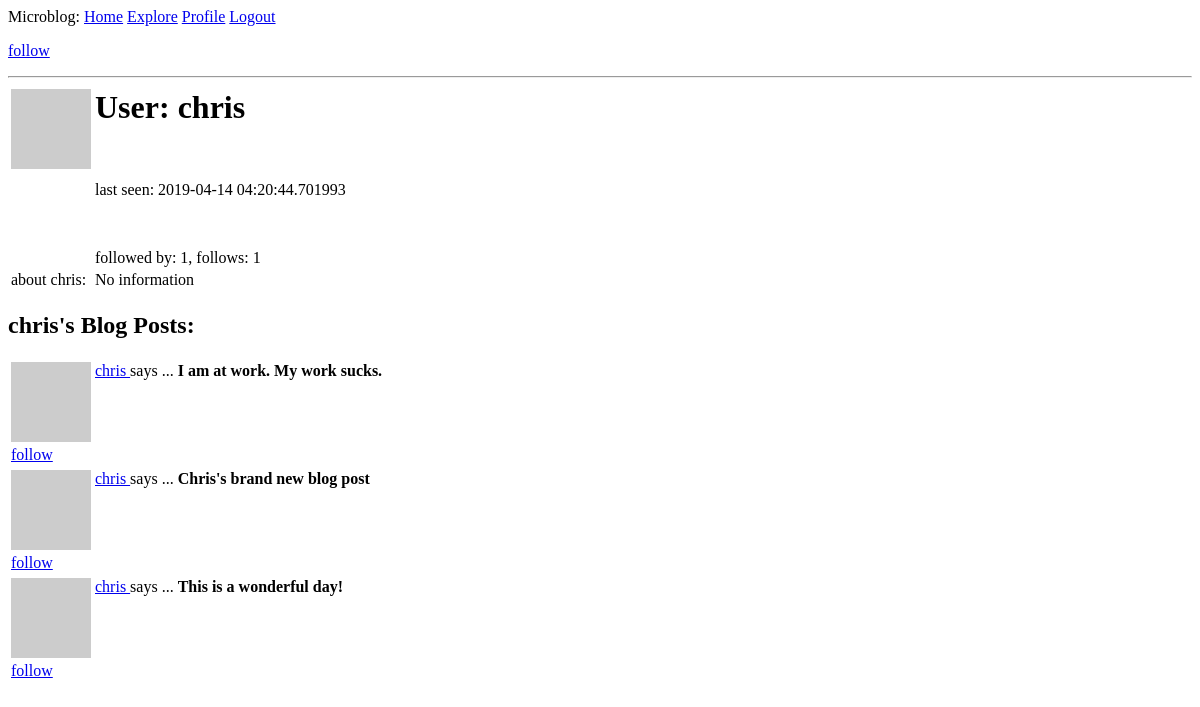
Before: /user/chris (signed in) with the older database file.
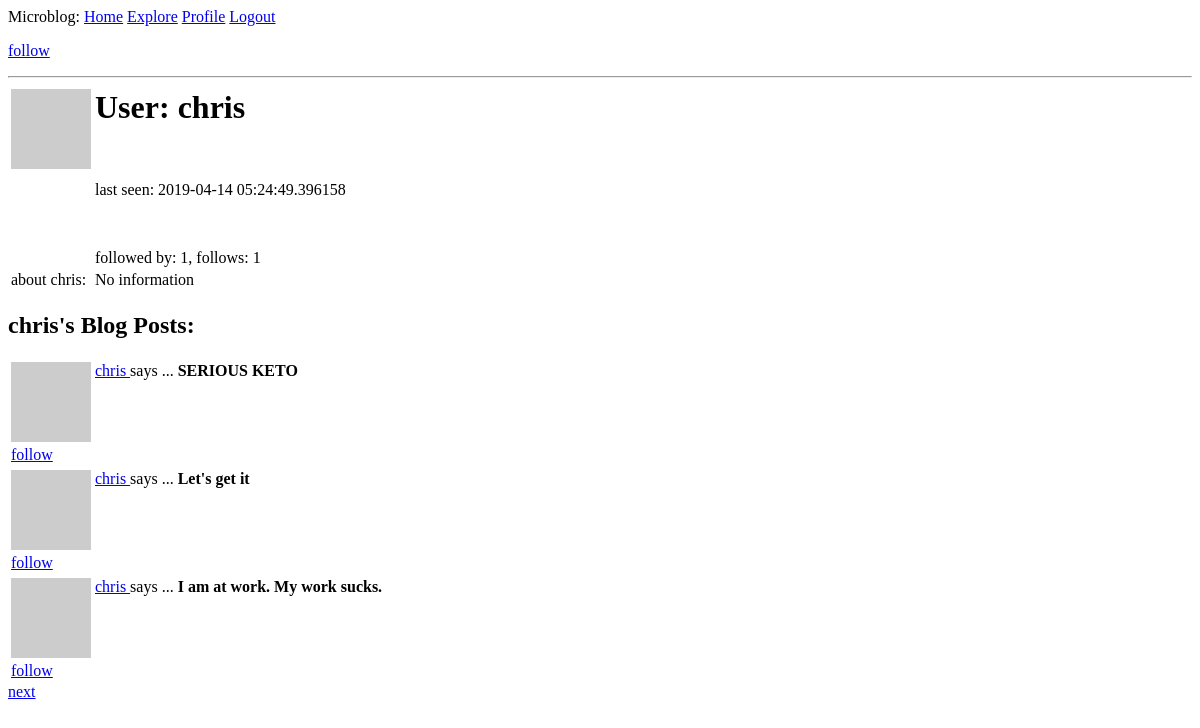
After: the same page with the newer database file.
### microblog_app/models.py (models this page shows, shortened)
class User(UserMixin, db.Model): # UserMixin makes model compatible with flask-login
    id = db.Column(db.Integer, primary_key=True)  # flask login writes User.id to session
    username = db.Column(db.String(64), index=True, unique=True)
    email = db.Column(db.String(120), index=True, unique=True)
    password_hash = db.Column(db.String(128))
    posts = db.relationship('Post', backref='author', lazy='dynamic')
    about_me = db.Column(db.String(140))
    last_visited = db.Column(db.DateTime, default=datetime.utcnow())
    followed = db.relationship(
        'User', secondary=followers,
        primaryjoin=(followers.c.follower_id == id),
        secondaryjoin=(followers.c.followed_id == id),
        backref=db.backref('followers', lazy='dynamic'),
        lazy='dynamic'
    )
    def pull_avatar(self, size):
        digest = md5(self.email.lower().encode('utf-8')).hexdigest()
        return f"https://www.gravatar.com/avatar/{digest}?d=identicon&s={size}"
    def timestamp_on_request(self):  # time stamp to update last_visited in db upon request of any page
        self.last_visited = datetime.utcnow()
        db.session.commit()
    def is_following(self, user):
        return self.followed.filter(followers.c.followed_id == user.id).count() > 0

class Post(db.Model):
    id = db.Column(db.Integer, primary_key=True)
    body = db.Column(db.String(140))
    timestamp = db.Column(db.DateTime, index=True, default=datetime.utcnow)  # passing a function
    user_id = db.Column(db.Integer, db.ForeignKey('user.id'))  # uses relationship

### microblog_app/routes.py (the view)
@app.route(URLRoute.user)
@login_required
def user(username):
    user = User.query.filter_by(username=username).first_or_404()  # returns either element or 404 response
    page = request.args.get('page', 1, type=int)
    posts = user.posts.order_by(Post.timestamp.desc()).paginate(
        page, app.config['POSTS_PER_PAGE'], False
    )
    next_page = url_for('explore', page=posts.next_num) if posts.has_next else None
    prev_page = url_for('explore', page=posts.prev_num) if posts.has_prev else None
    return render_template("user.html", user=user, posts=posts.items,
                           next_page=next_page, prev_page=prev_page)

### microblog_app/models.py (called while the page is built)
@login.user_loader
def load_user(id):
    return User.query.get(int(id))

### microblog_app/routes.py (called while the page is built)
@app.before_request  # applies to all routes in the application
def before_request():
    if current_user.is_authenticated:
        current_user.timestamp_on_request()

### microblog_app/templates/user.html (shortened to what this page needs)
{% extends "base.html" %}
{% block content %}
{% if current_user == user %}
    <p><a href="{{ url_for('edit_profile') }}">Edit Profile</a></p>
{% elif current_user.is_following(user) %}
    <p><a href="{{ url_for('unfollow', username=user.username) }}">unfollow</a></p>
{% elif not current_user.is_following(user) %}
    <p><a href="{{ url_for('follow', username=user.username) }}">follow</a></p>
{% endif %}
<table>
    <tr valign="top">
        <td><img src="{{ user.pull_avatar(128) }}"></td>
        <td>
            <h1>User: {{ user.username }}</h1>
            <br><p>last seen: {% if user.last_visited %} {{ user.last_visited }} {% else %} no info {% endif %}</p>
            <br><p>followed by: {{ user.followers.count() }}, follows: {{ user.followed.count()}}</p>
        </td>
    </tr>
    <tr>
        <td>about {{ user.username }}:</td>
        <td>{% if user.about_me %} {{ user.about_me }} {% else %} No information {% endif %}</td>
    </tr>
    <hr>
</table>
<h2>{{ user.username }}'s Blog Posts:</h2>
{% include "_posts.html" %}
{% endblock %}

### microblog_app/templates/_posts.html (shortened to what this page needs)
{% if posts %}
    {% for post in posts %}
        <table>
            <tr valign="top">
                <td><img src="{{ post.author.pull_avatar(36) }}"></td>
                <td>
                    <a href="{{ url_for('user', username=post.author.username) }}">
                        {{ post.author.username }}
                    </a>
                    says ...
                    <b>{{ post.body }}</b>
                </td>
            </tr>
            <tr>
                {% if current_user.username == post.author.username %}
                    <td><p>me</p></td>
                {% elif current_user.is_following(post.author) %}
                    <td><a href="{{ url_for('unfollow', username=post.author.username) }}">unfollow</a></td>
                {% elif not current_user.is_following(post.author) %}
                    <td><a href="{{ url_for('follow', username=post.author.username) }}">follow</a></td>
                {% endif %}
            </tr>
        </table>
    {% endfor %}
    {% if next_page %}<a href="{{next_page}}">next</a>{% endif %}
{% else %}
    <p>No blog posts to show!</p>
{% endif %}

Changed rows visible on the page:
no longer on this page (row unchanged): Post: author.username "chris", body "Chris's brand new blog post"
no longer on this page (row unchanged): Post: author.username "chris", body "This is a wonderful day!"
changed User "chris": last_visited "2019-04-14 04:20:44.701993" → "2019-04-14 05:24:49.396158"
added Post: author.username "chris", body "SERIOUS KETO"
added Post: author.username "chris", body "Let's get it"
Other visible differences:
text now shown: "next"
